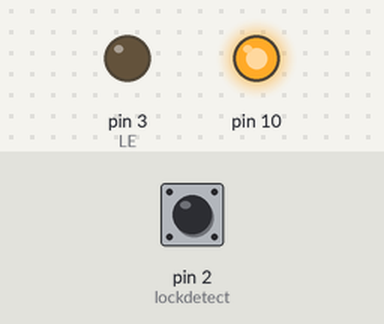
Recording of a program running on a simulated Arduino Pro Mini, built with avr-gcc and run on an emulated ATmega328P. On the bench: output pins drawn as LEDs (lit = HIGH). The test bench sets the inputs (shaded band); at power-on: pin 2 (lockdetect) HIGH.

Above: at 0.3 s.
Timing chart, 0 to 1.8 s (numbered marks = the images above):
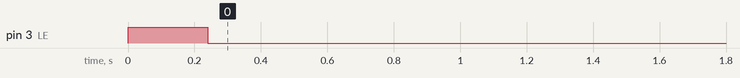

The program:

main.cpp
```cpp
// Den ADF4351 Frequenzgenerator ansteuern vom Arduino Uno
// Ausgang 35 MHz bis 4,4 GHz
//
// Original von Matthias Busse 10.3.2018 Version 1.0 auf shelvin.de
//
// http://shelvin.de/den-adf4351-frequenzgenerator-35mhz-bis-44ghz-vom-arduino-uno-ansteuern/
//
// Der Quellenhinweis darf nicht entfernt werden !!!
//
//
// 20190620: Geändert mit freundlicher Genehmigung von Matthias Busse.
//           von oe5rnl@oevsv.at für die Synchronistation eines Pluto SDR mit 40 MHz, 25 MHZ Referenz
//
// 20220823: Umstellung auf Microsoft Code mit platformio. Arduino IDE ist ebenfalls installiert.
//
// Verwendung eines Arduino 328 Pro Mini 3,3V !!!
// Das ADF4351 Board benötigt 3,3V Signale
//
// Die Ausgangsfrequenz wird nach dem Start fix auf 40 MHz eingestellt.
// Die Referenzfrequenz auf 25 MHz.
// Es besteht für Tests jedoch weiterhin die Möglichkeit die Frequenz und Amplitude
// über die serielle Schnittstelle einzustellen.
//
// MOSI   (pin 11) auf ADF DATA
// SCK    (pin 13) auf ADF CLK
// Select (PIN 3)  auf ADF LE
// GPIO   (Pin 2)  auf ADF MUXOUT Lock detect


#include <SPI.h>
#include <avr/sleep.h>
#define LE 3 // Load Enable Pin 3

#define QRG 40.0
#define PWR 5

                                  // die 6 Register einfach für 500 MHz mit einem 25 MHz Quarz vorbelegen
uint32_t registers[6]={0x500000, 0x8011, 0x4E42, 0x04B3, 0xBC802C, 0x580005};
byte RFDivider;                   // Ausgangs-Frequenzteiler
unsigned int long MOD, FRAC, INT; // INT FRAC MOD Werte lt. Datenblatt
unsigned int long quarzFreq=25;   // Quarzfrequenz
double FRACF;
double RFout;                     // Ausgangsfrequenz
int RFpower=5;                    // Ausgangsleistung
double RFoutSchrittweite=0.01;    // 10 kHz
int lockdetect=2;                 // MIX Pin für Lock Detect

void WriteRegister32(const uint32_t value) {  // 32 Bit Register schreiben
  digitalWrite(LE, LOW);
  for (int i = 3; i >= 0; i--) {
    SPI.transfer((value >> 8 * i) & 0xFF);
  }
  digitalWrite(LE, HIGH);
  digitalWrite(LE, LOW);
}


void WriteRegADF() {
  for (int i = 5; i >= 0; i--){               // die 6 Register schreiben
    WriteRegister32(registers[i]);
  }
}

void SetPowerADF4351(int power) {
// Die Ausgangsleistung einstellen.
// Datenblatt Seite 17

  if( power == -4) {
    bitWrite (registers[4], 4, 0);
    bitWrite (registers[4], 3, 0);
    WriteRegADF();
  }
  if( power == -1) {
    bitWrite (registers[4], 4, 0);
    bitWrite (registers[4], 3, 1);
    WriteRegADF();
  }
  if( power == 2) {
    bitWrite (registers[4], 4, 1);
    bitWrite (registers[4], 3, 0);
    WriteRegADF();
  }
  if( power == 5) {
    bitWrite (registers[4], 4, 1);
    bitWrite (registers[4], 3, 1);
    WriteRegADF();
  }
}

void SetFrequencyADF4351(double FreqMHz) {
// Die Frequenz einstellen.

  RFout = FreqMHz; // aktuelle Frequenz speichern
  if (FreqMHz >= 2200) {
      RFDivider = 1;           // keín Teiler, das heisst Sinus Frequenz Ausgang 2,2 ... 4,4 GHz
      bitWrite (registers[4], 22, 0);
      bitWrite (registers[4], 21, 0);
      bitWrite (registers[4], 20, 0);
    }
  if (FreqMHz < 2200) {
    RFDivider = 2;            // Frequenzteiler, das heisst Rechteck Ausgang mit entsprechenden Oberwellen
    bitWrite (registers[4], 22, 0);
    bitWrite (registers[4], 21, 0);
    bitWrite (registers[4], 20, 1);
  }
  if (FreqMHz < 1100) {
    RFDivider = 4;
    bitWrite (registers[4], 22, 0);
    bitWrite (registers[4], 21, 1);
    bitWrite (registers[4], 20, 0);
  }
  if (FreqMHz < 550)  {
    RFDivider = 8;
    bitWrite (registers[4], 22, 0);
    bitWrite (registers[4], 21, 1);
    bitWrite (registers[4], 20, 1);
  }
  if (FreqMHz < 275)  {
    RFDivider = 16;
    bitWrite (registers[4], 22, 1);
    bitWrite (registers[4], 21, 0);
    bitWrite (registers[4], 20, 0);
  }
  if (FreqMHz < 137.5) {
    RFDivider = 32;
    bitWrite (registers[4], 22, 1);
    bitWrite (registers[4], 21, 0);
    bitWrite (registers[4], 20, 1);
  }
  if (FreqMHz < 68.75) {
    RFDivider = 64;
    bitWrite (registers[4], 22, 1);
    bitWrite (registers[4], 21, 1);
    bitWrite (registers[4], 20, 0);
  }
  INT = (FreqMHz * RFDivider) / quarzFreq;    // PLL Teiler
  MOD = (quarzFreq / RFoutSchrittweite);
  FRACF = (((FreqMHz * RFDivider) / quarzFreq) - INT) * MOD;
  FRAC = round(FRACF);
  registers[0] = 0;                           // Datenblatt Seite 15
  registers[0] += INT << 15;
  registers[0] += FRAC << 3;
  registers[1] = 1;
  registers[1] += MOD << 3;
  bitSet (registers[1], 27);                  // Prescaler 8/9
  bitSet (registers[2], 28);                  // Datenblatt Seite 16
  bitSet (registers[2], 27);                  // Digital Lock Detect ist 110
  bitClear (registers[2], 26);
  WriteRegADF();

  while(digitalRead(lockdetect)==0) {}        // warten bis lock detect 1 wird

}


void setup() {
  Serial.begin (38400);

  pinMode(lockdetect, INPUT);     // MUX Eingang für lock detect
  pinMode(LE, OUTPUT);            // Load Enable Pin
  digitalWrite(LE, HIGH);
  SPI.begin();                    // Init SPI bus
  SPI.setDataMode(SPI_MODE0);     // CPHA = 0  Clock positive
  SPI.setBitOrder(MSBFIRST);

  delay(200);
  SetFrequencyADF4351(QRG);
  SetPowerADF4351(PWR);

}

void loop() {

  if (digitalRead(lockdetect)==0) {
    SetFrequencyADF4351(QRG);
    SetPowerADF4351(PWR);
  }
  delay(1000);
}
```

Measured:
- by itself, pin 3 (LE): HIGH → LOW at 0.24 s
